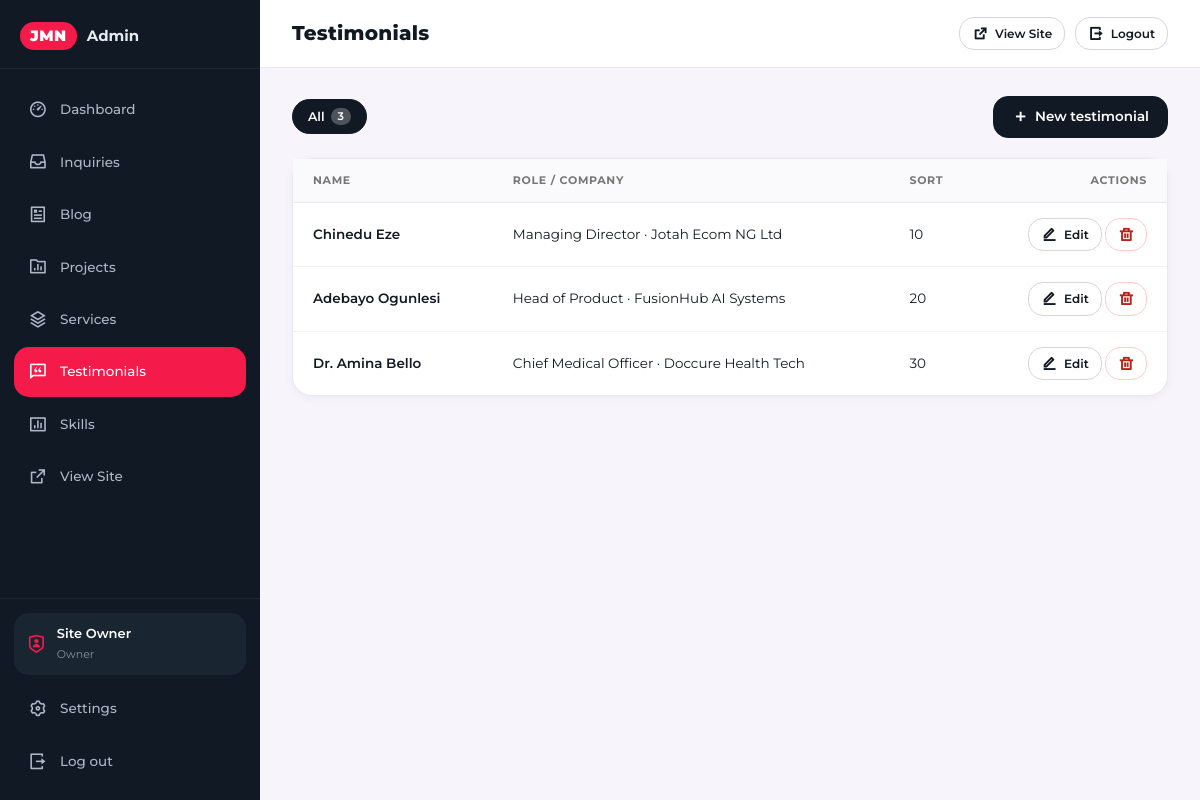
Page /admin/testimonials.php (signed in) on the committed database.
### tables this page shows
CREATE TABLE `testimonials` (
  `id` bigint unsigned NOT NULL AUTO_INCREMENT,
  `name` varchar(150) NOT NULL,
  `role` varchar(150) DEFAULT NULL,
  `company` varchar(150) DEFAULT NULL,
  `image` varchar(255) DEFAULT NULL,
  `content` text NOT NULL,
  `sort_order` int NOT NULL DEFAULT '0',
  `created_at` datetime NOT NULL DEFAULT CURRENT_TIMESTAMP,
  `updated_at` datetime NOT NULL DEFAULT CURRENT_TIMESTAMP ON UPDATE CURRENT_TIMESTAMP,
  PRIMARY KEY (`id`),
  KEY `idx_sort` (`sort_order`)
);

### config/config.php (called while the page is built, shortened)
<?php
if (!defined('APP_INITIALIZED')) {
    require_once ROOT_PATH . '/config/security.php';
}
function url(string $path = ''): string
{
    $cleanPath = ltrim($path, '/');
    return empty($cleanPath) ? BASE_URL : BASE_URL . '/' . $cleanPath;
}

### config/security.php (called while the page is built, shortened)
<?php
function e(?string $string): string
{
    return htmlspecialchars((string)($string ?? ''), ENT_QUOTES | ENT_SUBSTITUTE, 'UTF-8');
}

### admin/includes/auth.php (called while the page is built, shortened)
<?php
require_once dirname(__DIR__, 2) . '/config/config.php';
function admin_current_user(): ?array
{
    $cached = null;
    $db = get_db();
    try {
        $stmt = $db->prepare('SELECT id, username, display_name, email, role, last_login_at FROM `admin_users` WHERE id = ? LIMIT 1');
        $stmt->execute([(int)$_SESSION['admin_user_id']]);
        $row = $stmt->fetch();
        if (is_array($row)) {
            $cached = $row;
        }
    } catch (Throwable $e) {
        error_log('admin_current_user failed: ' . $e->getMessage());
    }
    return $cached;
}

### admin/testimonials.php (the view, shortened to what this page needs)
<?php
require_once __DIR__ . '/includes/auth.php';
$adminTitle = 'Testimonials';
$adminNav   = 'testimonials';
$db = get_db();
$items = [];
$total = 0;
if ($db !== null) {
    try {
        $total = (int)$db->query('SELECT COUNT(*) FROM `testimonials`')->fetchColumn();
        $stmt = $db->query('SELECT id, name, role, company, image, sort_order FROM `testimonials` ORDER BY `sort_order` ASC, `id` ASC');
        $items = $stmt->fetchAll();
    } catch (Throwable $e) {
        error_log('Testimonials list query failed: ' . $e->getMessage());
    }
}
require_once __DIR__ . '/includes/layout-header.php';
?>
<div class="admin-filters">
    <span class="admin-chip is-active">All <span class="admin-chip-count"><?= $total ?></span></span>
    <a class="admin-btn admin-btn--primary" href="testimonial-edit.php" style="margin-left:auto;">
        <i class="ri-add-line"></i> New testimonial
    </a>
</div>
<div class="admin-card">
    <div class="admin-card-body admin-card-body--flush">
        <?php if (empty($items)): ?>
            <div class="admin-empty">
                <i class="ri-chat-quote-line"></i>
                <p>No testimonials found. <a href="testimonial-edit.php">Add the first one</a>.</p>
            </div>
        <?php else: ?>
            <div class="admin-table-wrap">
                <table class="admin-table">
                    <thead>
                        <tr>
                            <th>Name</th>
                            <th>Role / Company</th>
                            <th>Sort</th>
                            <th style="text-align:right;">Actions</th>
                        </tr>
                    </thead>
                    <tbody>
                    <?php foreach ($items as $t): ?>
                        <tr>
                            <td><a href="testimonial-edit.php?id=<?= (int)$t['id'] ?>"><?= e($t['name']) ?></a></td>
                            <td><?= e(trim($t['role'] . ' · ' . $t['company'], ' ·')) ?></td>
                            <td><?= (int)$t['sort_order'] ?></td>
                            <td style="text-align:right; white-space:nowrap;">
                                <a class="admin-btn admin-btn--secondary admin-btn--sm" href="testimonial-edit.php?id=<?= (int)$t['id'] ?>">
                                    <i class="ri-edit-line"></i> Edit
                                </a>
                                <form method="post" action="testimonial-delete.php" style="display:inline;"
                                      onsubmit="return confirm('Delete the testimonial from &quot;<?= e($t['name']) ?>&quot;? This cannot be undone.');">
                                    <button class="admin-btn admin-btn--danger admin-btn--sm" type="submit">
                                        <i class="ri-delete-bin-line"></i>
                                    </button>
                                </form>
                            </td>
                        </tr>
                    <?php endforeach; ?>
                    </tbody>
                </table>
            </div>
        <?php endif; ?>
    </div>
</div>
<?php require_once __DIR__ . '/includes/layout-footer.php'; ?>

### admin/includes/layout-header.php (shortened to what this page needs)
<?php
require_once __DIR__ . '/auth.php';
$adminTitle = $adminTitle ?? 'Dashboard';
$adminUser  = admin_current_user();
$adminNav   = $adminNav ?? '';
?>
<!DOCTYPE html>
<html lang="en">
<head>
    <link rel="stylesheet" href="https://cdn.jsdelivr.net/npm/remixicon@4.2.0/fonts/remixicon.css">
    <?php $adminCssVer = file_exists(dirname(__DIR__) . '/assets/admin.css') ? (string)filemtime(dirname(__DIR__) . '/assets/admin.css') : '1.0'; ?>
    <link rel="stylesheet" href="<?= e(url('admin/assets/admin.css')) ?>?v=<?= e($adminCssVer) ?>">
</head>
<body class="admin-body">
<div class="admin-shell">
    <aside class="admin-sidebar" id="adminSidebar" aria-label="Admin Navigation">
        <div class="admin-brand">
            <span class="admin-brand-mark">JMN</span>
            <span class="admin-brand-text">Admin</span>
        </div>
        <nav class="admin-nav">
            <a href="index.php" class="<?= $adminNav === 'dashboard' ? 'is-active' : '' ?>">
                <i class="ri-dashboard-3-line"></i><span>Dashboard</span>
            </a>
            <a href="inquiries.php" class="<?= $adminNav === 'inquiries' ? 'is-active' : '' ?>">
                <i class="ri-inbox-2-line"></i><span>Inquiries</span>
            </a>
            <a href="blog.php" class="<?= $adminNav === 'blog' ? 'is-active' : '' ?>">
                <i class="ri-article-line"></i><span>Blog</span>
            </a>
            <a href="projects.php" class="<?= $adminNav === 'projects' ? 'is-active' : '' ?>">
                <i class="ri-folder-chart-line"></i><span>Projects</span>
            </a>
            <a href="services.php" class="<?= $adminNav === 'services' ? 'is-active' : '' ?>">
                <i class="ri-stack-line"></i><span>Services</span>
            </a>
            <a href="testimonials.php" class="<?= $adminNav === 'testimonials' ? 'is-active' : '' ?>">
                <i class="ri-chat-quote-line"></i><span>Testimonials</span>
            </a>
            <a href="skills.php" class="<?= $adminNav === 'skills' ? 'is-active' : '' ?>">
                <i class="ri-bar-chart-box-line"></i><span>Skills</span>
            </a>
            <a href="<?= e(url('index.php')) ?>" target="_blank" rel="noopener" class="admin-nav-external">
                <i class="ri-external-link-line"></i><span>View Site</span>
            </a>
        </nav>
        <div class="admin-sidebar-foot">
            <div class="admin-user-chip">
                <i class="ri-shield-user-line"></i>
                <div>
                    <strong><?= e($adminUser['display_name'] ?? 'Admin') ?></strong>
                    <small><?= e($adminUser['role'] ?? 'owner') ?></small>
                </div>
            </div>
            <a href="settings.php" class="<?= $adminNav === 'settings' ? 'is-active' : '' ?>">
                <i class="ri-settings-3-line"></i><span>Settings</span>
            </a>
            <a href="logout.php"><i class="ri-logout-box-r-line"></i><span>Log out</span></a>
        </div>
    </aside>
    <div class="admin-main">
        <header class="admin-topbar">
            <h1 class="admin-topbar-title"><?= e($adminTitle) ?></h1>
            <div class="admin-topbar-actions">
                <a href="<?= e(url('index.php')) ?>" target="_blank" rel="noopener" class="admin-btn admin-btn--secondary admin-btn--sm" title="View public site">
                    <i class="ri-external-link-line"></i> <span class="admin-topbar-btn-text">View Site</span>
                </a>
                <a href="logout.php" class="admin-btn admin-btn--secondary admin-btn--sm" title="Log out">
                    <i class="ri-logout-box-r-line"></i> <span class="admin-topbar-btn-text">Logout</span>
                </a>
            </div>
        </header>
        <main class="admin-content">

### rows in the picture
testimonials: name "Chinedu Eze", role+company "Managing Director · Jotah Ecom NG Ltd", sort_order "10"
testimonials: name "Adebayo Ogunlesi", role+company "Head of Product · FusionHub AI Systems", sort_order "20"
testimonials: name "Dr. Amina Bello", role+company "Chief Medical Officer · Doccure Health Tech", sort_order "30"

### other values in the picture
$adminUser['display_name'] "Site Owner"
$adminUser['role'] "Owner"
$adminTitle "Testimonials"
$total "3"
